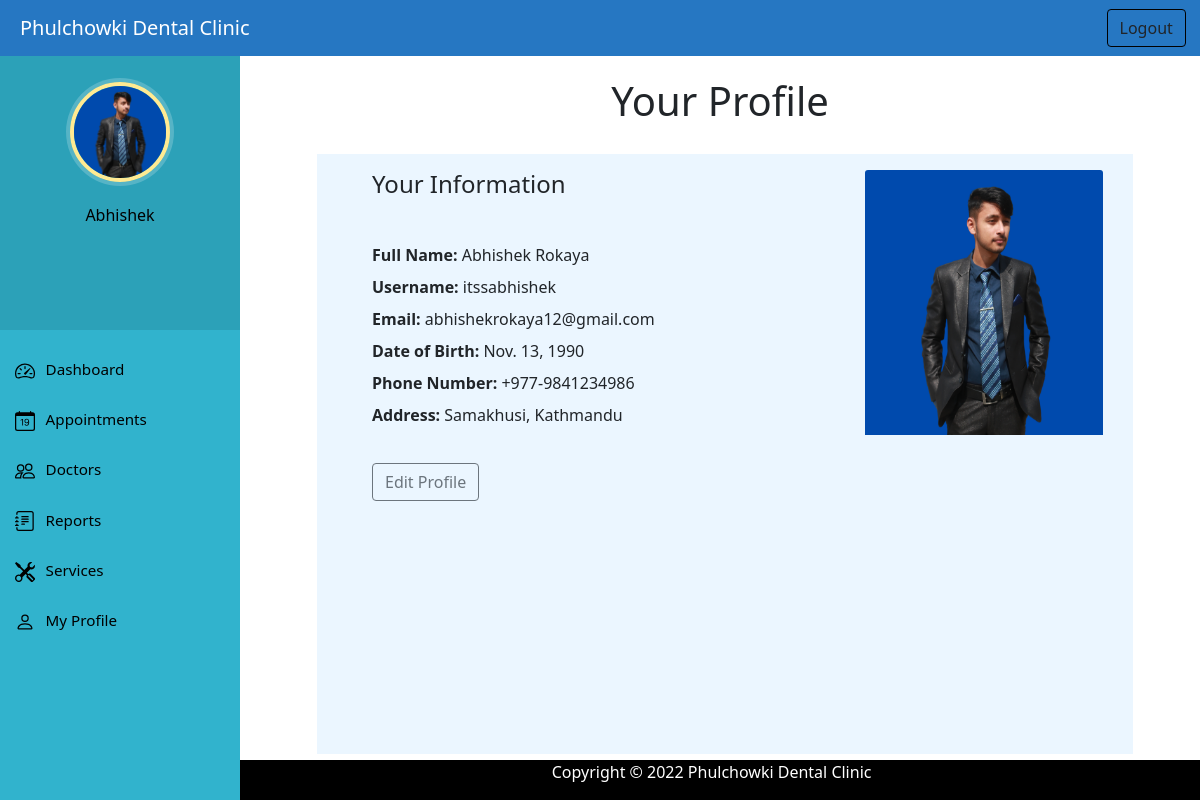
/user_view_profile (signed in), run on the app's committed database.
### home/models.py (models this page shows, shortened)
class PatientUser(models.Model):
    user=models.OneToOneField(User, null=True, blank=False,on_delete=models.CASCADE)
    date_of_birth = models.DateField()
    phone_number = models.CharField(max_length=15)
    address = models.CharField(max_length=50)
    profile_picture = models.ImageField(upload_to='profile_pic/user_profile_pic/', default='img/defaultuser.png')

### home/views.py (the view)
# urls.py: path('user_view_profile', views.user_view_profile,name='user_view_profile'),
@login_required(login_url='/login')
@user_passes_test(is_patient)
def user_view_profile(request):
    patientUser = PatientUser.objects.get(user=request.user.id)
    Patient = PatientUser.objects.filter(user=request.user)
    return render(request,'user_view_profile.html', {'patientUser':patientUser, 'Patient':Patient})

### home/views.py (called while the page is built)
def is_patient(user):
    return user.groups.filter(name='PATIENT').exists()

### templates/user_view_profile.html (shortened to what this page needs)
{% extends 'userbase.html' %}
{% load static %}
{% block content %}
<h1 class="text-center" style="margin-top: 3%; margin-bottom: 3%;">Your Profile</h1>
<div class="profile">
    {% for p in Patient %}
    <div class="row">
        <div class="col-8" style="padding-left: 8%; padding-top: 2%;">
            <h4>Your Information</h4>
            <br>
            <h9><strong>Full Name: </strong>{{ p.user.first_name }} {{ p.user.last_name }}</h9>
            <br>
            <h9><strong>Username: </strong>{{ p.user.username }}</h9>
            <br>
            <h9><strong>Email: </strong>{{ p.user.email }}</h9>
            <br>
            <h9><strong>Date of Birth: </strong>{{ p.date_of_birth }}</h9>
            <br>
            <h9><strong>Phone Number: </strong>{{ p.phone_number }}</h9>
            <br>
            <h9><strong>Address: </strong>{{ p.address }}</h9>
            <br><br>
            <a class="btn btn-outline-secondary" href="/user_edit_profile">Edit Profile</a>
        </div>
        <div class="col-4" style="padding: 2% 5% 0 0;">
            <img src="{% static p.profile_picture .url %}" width="100%" height="80%" class="card-img-top" alt="...">
        </div>
      </div>
      {% endfor %}
</div>
{% endblock content %}

### templates/userbase.html (shortened to what this page needs)
<!doctype html>
<html lang="en">
<head>
  {% load static %}
  <link rel="stylesheet" href="{% static 'css/dashboardstyle.css' %}">
  <link rel="stylesheet" href="https://cdn.datatables.net/1.11.5/css/jquery.dataTables.min.css">
  <link rel="stylesheet" href="https://cdn.datatables.net/buttons/2.2.2/css/buttons.dataTables.min.css">
  <link href="https://cdn.jsdelivr.net/npm/bootstrap@5.1.3/dist/css/bootstrap.min.css" rel="stylesheet"
>
</head>
<body>
  <nav class="menu" tabindex="0">
    <header class="avatar" style="height: 35%;">
      <img src="{% static patientUser.profile_picture .url %}" width="50px" height="100px"/>
      <br><br>
      <h6 style="color: black;">{{user.first_name}}</h6>
    </header>
    <ul>
      <li tabindex="0" class="icon-dashboard"> <a style="color:black; text-decoration:none;" href="/userdashboard"><span>Dashboard</span></a> </li>
      <li tabindex="0" class="icon-calendar"> <a style="color:black; text-decoration:none;" href="/userappointment"><span>Appointments</span></a></li>
      <li tabindex="0" class="icon-doctor"> <a style="color:black; text-decoration:none;" href="/user_view_doctors"><span>Doctors</span></a></li>
      <li tabindex="0" class="icon-report"> <a style="color:black; text-decoration:none;" href="/user_view_reports"><span>Reports</span></a></li>
      <li tabindex="0" class="icon-service"> <a style="color:black; text-decoration:none;" href="/user_view_services"><span>Services</span></a></li>
      <li tabindex="0" class="icon-profile"> <a style="color:black; text-decoration:none;" href="/user_view_profile"><span>My Profile</span></a></li>
    </ul>
  </nav>
  <main>
    <div class="bs-example">
      <nav class="navbar navbar-expand-md  navbar-dark fixed-top" style="background:#2677C2;">
        <a href="/userdashboard" class="navbar-brand" style="margin-left: 20px;">Phulchowki Dental Clinic</a>
        <div class="collapse navbar-collapse justify-content-between" id="navbarCollapse">
          <div class="navbar-nav" style=" margin-left: 90%;">
              <a type="button" class="btn" onclick="return confirm('Are you sure you want to logout?')" href="/logout" style="border-color: black;">Logout</a>
          </div>
        </div>
      </nav>
    </div>
    <br><br>
    {% block content %}
    {% endblock content %}
    <footer style="position: fixed; left: 0; bottom: 0; width: 100%;">
      <div class="container">
        <div class="row">
          <div class="col-md-12 col-sm-12">
            <div style="color:#ffffff; padding-left: 20%;" class="wow fadeInUp footer-copyright">
              <p> Copyright &copy; 2022 Phulchowki Dental Clinic </p>
            </div>
          </div>
        </div>
      </div>
    </footer>
  </main>
</body>
</html>

### static/css/dashboardstyle.css (style rules this page uses)
a:link { text-decoration: none; }
a { color: white; }
footer { padding: 0px 0px 0px 0px; background-color: black; margin: 0px; }
p { text-align: center; }
h6 { color: black; }
body { padding-left: 240px; color: black; }
main { position: relative; height: 100vh; }
.menu { background: #31b3cd; height: 100vh; width: 240px; position: fixed; top: 50px; left: 0; z-index: 5; outline: none; }
.menu .avatar { background: rgba(0, 0, 0, 0.1); padding: 2em 0.5em; text-align: center; }
.menu .avatar img { width: 100px; border-radius: 50%; overflow: hidden; border: 4px solid #ffea92; box-shadow: 0 0 0 4px rgba(255, 255, 255, 0.2); }
.menu ul { list-style: none; padding: 1em 0; margin: 0; }
.menu ul li { padding: 0.8em 1em 1em 3em; font-size: 0.95em; font-weight: regular; background-repeat: no-repeat; background-position: left 15px center; background-size: auto 20px; transition: all 0.15s linear; cursor: pointer; }
.menu ul li.icon-dashboard { background-image: url("../img/dashboard.svg"); }
.menu ul li.icon-report { background-image: url("../img/report.svg"); }
.menu ul li.icon-doctor { background-image: url("../img/people.svg"); }
.menu ul li.icon-calendar { background-image: url("../img/calendar.svg"); }
.menu ul li.icon-service { background-image: url("../img/service.svg"); }
.menu ul li.icon-profile { background-image: url("../img/person.svg"); }

### templates/user_view_profile.html (style rules this page uses)
.profile { background-color: #EBF6FF; width: 85%; height: 75%; margin-left: 8%; line-height: 200%; }

### data on the page
PatientUser: profile_picture (picture), user.first_name "Abhishek", user.last_name "Rokaya", user.username "itssabhishek", user.email "abhishekrokaya12@gmail.com", date_of_birth "Nov. 13, 1990", phone_number "+977-9841234986", address "Samakhusi, Kathmandu"

### other printed values
{{ user.first_name }} "Abhishek"
